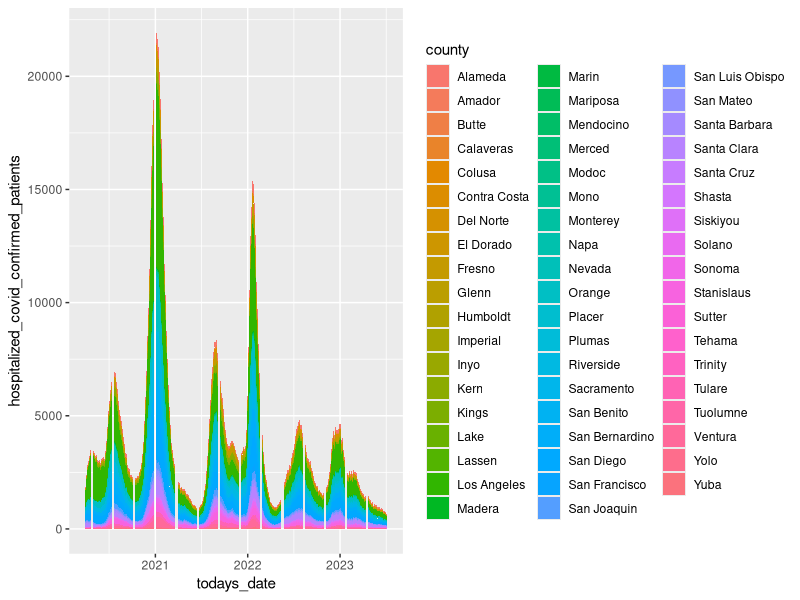
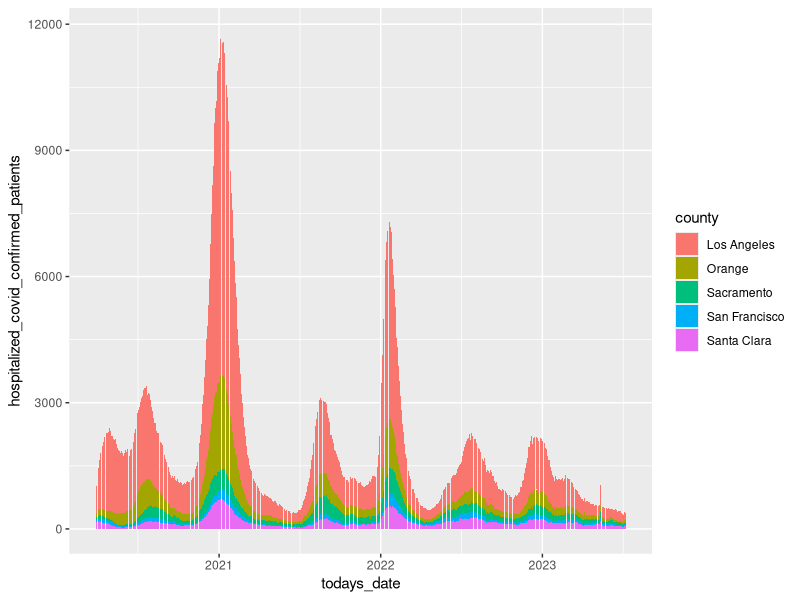

R code for these plots, in order:
## ---- chunk 1
library(tidyverse)

ca_covid_hosp_data <- read_csv("data/covid19hospitalbycounty.csv")
## ---- chunk 2
glimpse(ca_covid_hosp_data)
## ---- chunk 3
ggplot(
  data = ca_covid_hosp_data,
  aes(
    x = todays_date,
    y = hospitalized_covid_confirmed_patients,
    fill = county
  )
) +   
  geom_bar(position = "stack", stat = "identity")
## ---- chunk 4
ca_five_county_covid_hosp_data <- ca_covid_hosp_data %>%   
  filter(county %in% c("Los Angeles", "Orange", "Sacramento", "Santa Clara", "San Francisco"))  
## ---- chunk 5
ggplot(   
  ca_five_county_covid_hosp_data,   
  aes(     
    fill = county,      
    x = todays_date,      
    y = hospitalized_covid_confirmed_patients   
  ) 
) +   
  geom_bar(position = "stack", stat = "identity")
